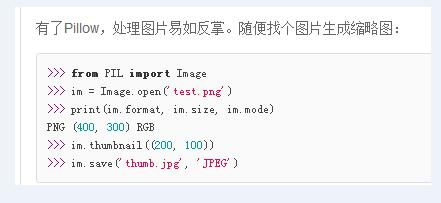
#> input picture module1/test.jpg, 441 x 203 px
$ python Pillow.py
#> lines starting #> are read from the running program, lines starting #| are printed output that depends on the picture
#!/usr/bin/env python3
#coding=utf-8
#第三方库:处理图像 Pillow

from PIL import Image
im = Image.open('test.jpg')
#> im is the input picture: PIL image 441x203 RGB; mean R, G, B 242.2, 242.6, 244.2
print(im.format,im.size,im.mode) #输入图片大小，阵列
#| JPEG (441, 203) RGB
im.thumbnail((200,100))
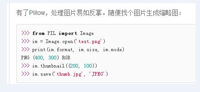
#> im: PIL image 200x92 RGB; mean R, G, B 242.2, 242.5, 244.1
im.save('thumb.png')
print(Image.open('thumb.png').mode)
